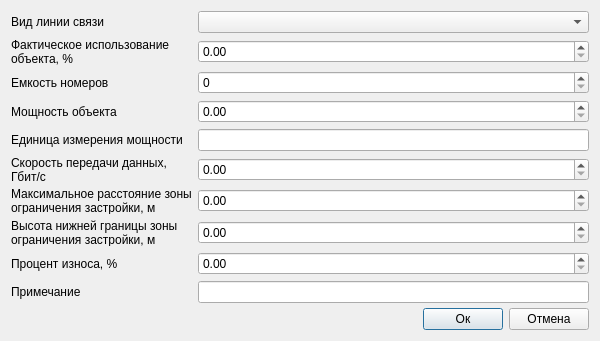
<?xml version="1.0" encoding="UTF-8"?>
<ui version="4.0">
 <class>Dialog</class>
 <widget class="QDialog" name="Dialog">
  <property name="geometry">
   <rect>
    <x>0</x>
    <y>0</y>
    <width>600</width>
    <height>341</height>
   </rect>
  </property>
  <property name="minimumSize">
   <size>
    <width>600</width>
    <height>341</height>
   </size>
  </property>
  <property name="windowTitle">
   <string>Объекты связи (маркер): Дополнительные атрибуты</string>
  </property>
  <property name="accessibleName">
   <string notr="true">btnSave</string>
  </property>
  <layout class="QVBoxLayout" name="verticalLayout_2">
   <item>
    <layout class="QGridLayout" name="gridLayout_2">
     <item row="0" column="1">
      <layout class="QHBoxLayout" name="horizontalLayout_4">
       <item>
        <layout class="QGridLayout" name="gridLayout_3">
         <item row="12" column="0">
          <widget class="QLabel" name="label_4">
           <property name="text">
            <string>Максимальное расстояние зоны
ограничения застройки, м</string>
           </property>
          </widget>
         </item>
         <item row="0" column="1">
          <widget class="QComboBox" name="cbCommunicationLineType">
          </widget>
         </item>
         <item row="6" column="0">
          <widget class="QLabel" name="label_9">
           <property name="text">
            <string>Мощность объекта</string>
           </property>
          </widget>
         </item>
         <item row="2" column="0">
          <widget class="QLabel" name="label_2">
           <property name="text">
            <string>Фактическое использование
объекта, %</string>
           </property>
          </widget>
         </item>
         <item row="4" column="1">
          <widget class="QgsSpinBox" name="sbCapacitance">
           <property name="maximum">
            <number>10000000</number>
           </property>
           <property name="clearValue">
            <bool>true</bool>
           </property>
          </widget>
         </item>
         <item row="0" column="0">
          <widget class="QLabel" name="label">
           <property name="text">
            <string>Вид линии связи</string>
           </property>
          </widget>
         </item>
         <item row="16" column="0">
          <widget class="QLabel" name="label_24">
           <property name="text">
            <string>Процент износа, %</string>
           </property>
          </widget>
         </item>
         <item row="6" column="1">
          <widget class="QgsDoubleSpinBox" name="sbPower">
           <property name="maximum">
            <double>10000000.000000000000000</double>
           </property>
           <property name="clearValue">
            <bool>true</bool>
           </property>
          </widget>
         </item>
         <item row="8" column="1">
          <widget class="QLineEdit" name="tbPowerUnit">
           <property name="clearButtonEnabled">
            <bool>true</bool>
           </property>
          </widget>
         </item>
         <item row="9" column="1">
          <widget class="QgsDoubleSpinBox" name="sbSpeed">
           <property name="maximum">
            <double>10000000.000000000000000</double>
           </property>
           <property name="clearValue">
            <bool>true</bool>
           </property>
          </widget>
         </item>
         <item row="14" column="1">
          <widget class="QgsDoubleSpinBox" name="sbBottomBorderHeight">
           <property name="maximum">
            <double>10000000.000000000000000</double>
           </property>
           <property name="clearValue">
            <bool>true</bool>
           </property>
          </widget>
         </item>
         <item row="18" column="0">
          <widget class="QLabel" name="label_6">
           <property name="text">
            <string>Примечание</string>
           </property>
          </widget>
         </item>
         <item row="4" column="0">
          <widget class="QLabel" name="label_5">
           <property name="text">
            <string>Емкость номеров</string>
           </property>
          </widget>
         </item>
         <item row="2" column="1">
          <widget class="QgsDoubleSpinBox" name="sbActualUseOfTheObject">
           <property name="maximum">
            <double>100.000000000000000</double>
           </property>
           <property name="clearValue">
            <bool>true</bool>
           </property>
          </widget>
         </item>
         <item row="8" column="0">
          <widget class="QLabel" name="label_8">
           <property name="text">
            <string>Единица измерения мощности</string>
           </property>
          </widget>
         </item>
         <item row="9" column="0">
          <widget class="QLabel" name="label_7">
           <property name="text">
            <string>Скорость передачи данных,
Гбит/с</string>
           </property>
          </widget>
         </item>
         <item row="12" column="1">
          <widget class="QgsDoubleSpinBox" name="sbMaxDistanceOfBRZone">
           <property name="maximum">
            <double>10000000.000000000000000</double>
           </property>
           <property name="clearValue">
            <bool>true</bool>
           </property>
          </widget>
         </item>
         <item row="14" column="0">
          <widget class="QLabel" name="label_3">
           <property name="text">
            <string>Высота нижней границы зоны
ограничения застройки, м</string>
           </property>
          </widget>
         </item>
         <item row="18" column="1">
          <widget class="QLineEdit" name="tbNote">
           <property name="clearButtonEnabled">
            <bool>true</bool>
           </property>
          </widget>
         </item>
         <item row="16" column="1">
          <widget class="QgsDoubleSpinBox" name="sbWearPercentage">
           <property name="maximum">
            <double>100.000000000000000</double>
           </property>
           <property name="clearValue">
            <bool>true</bool>
           </property>
          </widget>
         </item>
        </layout>
       </item>
      </layout>
     </item>
     <item row="3" column="1">
      <layout class="QHBoxLayout" name="horizontalLayout">
       <item>
        <spacer name="horizontalSpacer">
         <property name="orientation">
          <enum>Qt::Horizontal</enum>
         </property>
         <property name="sizeHint" stdset="0">
          <size>
           <width>40</width>
           <height>20</height>
          </size>
         </property>
        </spacer>
       </item>
       <item>
        <widget class="QPushButton" name="btnOk">
         <property name="accessibleName">
          <string notr="true">btnSave</string>
         </property>
         <property name="text">
          <string>Ок</string>
         </property>
         <property name="default">
          <bool>true</bool>
         </property>
        </widget>
       </item>
       <item>
        <widget class="QPushButton" name="btnCancel">
         <property name="accessibleName">
          <string notr="true">btnCancel</string>
         </property>
         <property name="text">
          <string>Отмена</string>
         </property>
        </widget>
       </item>
      </layout>
     </item>
     <item row="2" column="1">
      <layout class="QHBoxLayout" name="horizontalLayout_2">
       <item>
        <spacer name="verticalSpacer">
         <property name="orientation">
          <enum>Qt::Vertical</enum>
         </property>
         <property name="sizeHint" stdset="0">
          <size>
           <width>20</width>
           <height>40</height>
          </size>
         </property>
        </spacer>
       </item>
      </layout>
     </item>
    </layout>
   </item>
  </layout>
 </widget>
 <customwidgets>
  <customwidget>
   <class>QgsDoubleSpinBox</class>
   <extends>QDoubleSpinBox</extends>
   <header>qgsdoublespinbox.h</header>
  </customwidget>
  <customwidget>
   <class>QgsSpinBox</class>
   <extends>QSpinBox</extends>
   <header>qgsspinbox.h</header>
  </customwidget>
 </customwidgets>
 <tabstops>
  <tabstop>cbCommunicationLineType</tabstop>
  <tabstop>sbActualUseOfTheObject</tabstop>
  <tabstop>sbCapacitance</tabstop>
  <tabstop>sbPower</tabstop>
  <tabstop>tbPowerUnit</tabstop>
  <tabstop>sbSpeed</tabstop>
  <tabstop>sbMaxDistanceOfBRZone</tabstop>
  <tabstop>sbBottomBorderHeight</tabstop>
  <tabstop>sbWearPercentage</tabstop>
  <tabstop>tbNote</tabstop>
  <tabstop>btnOk</tabstop>
  <tabstop>btnCancel</tabstop>
 </tabstops>
 <resources/>
 <connections/>
</ui>
